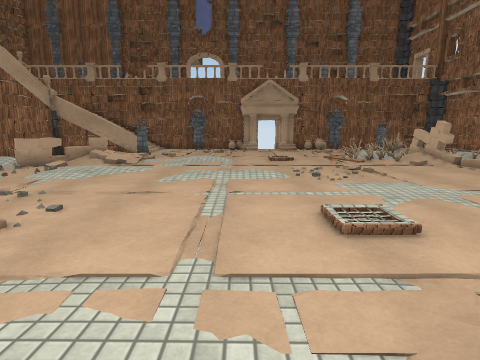
View 1 (above)

19 first-person views from a walk through a 3-D level made in the Unity game engine. The camera is 1.4 m above the floor, tilts 10° down and sees 80° across. Doors are open. The floor is counted in squares, 1 m on a side. Each view is taken from the middle of a square. On the plan, view 1 faces up. The plan holds only what a view shows up to about 14 squares ahead; the rest is blank. The place goes on beyond the plan. Some surface patterns are stand-ins.

View 2
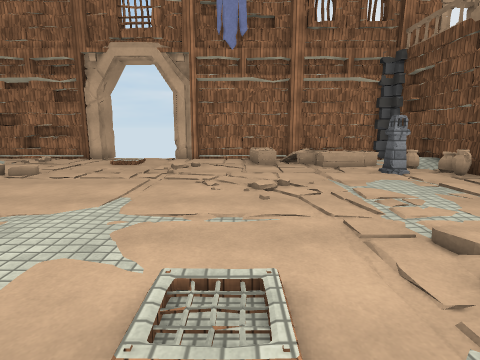

View 3
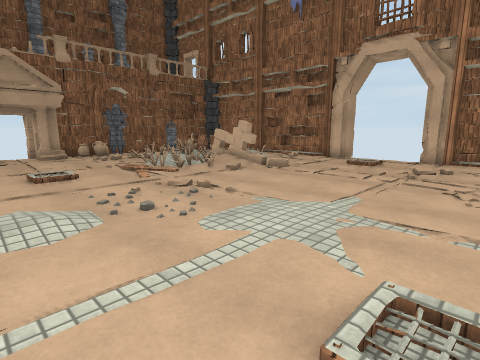

View 4
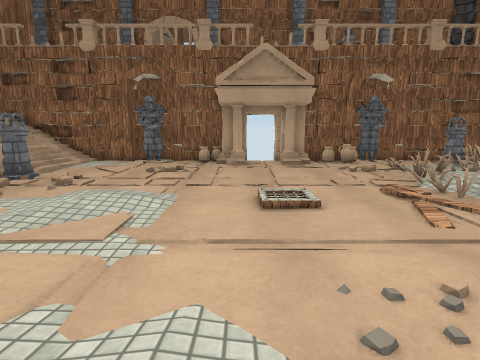

View 5
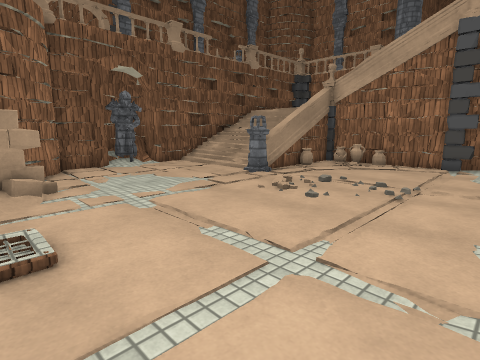

View 6
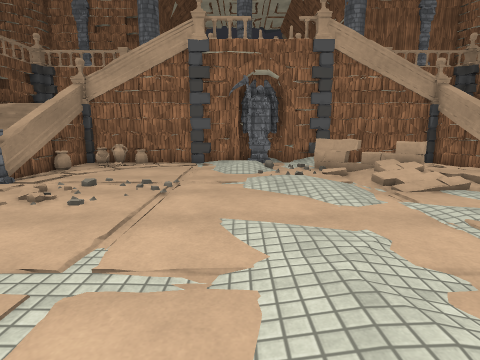

View 7
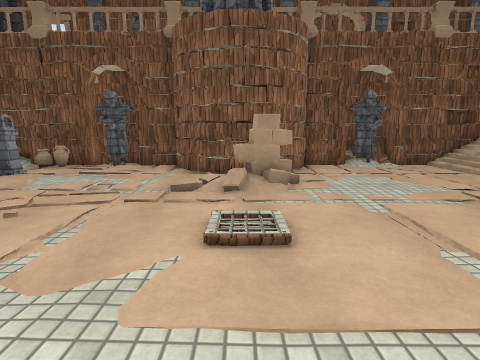

View 8
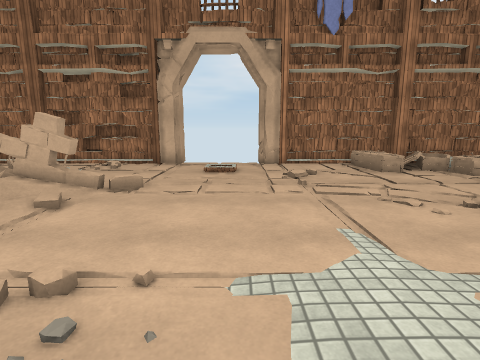

View 9
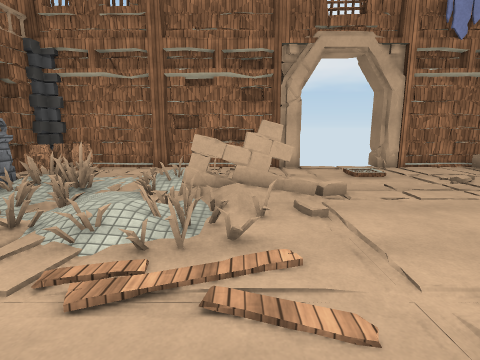

View 10
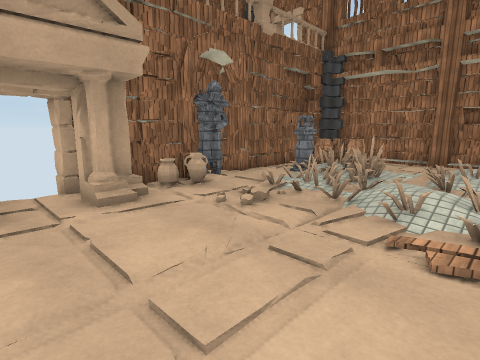

View 11
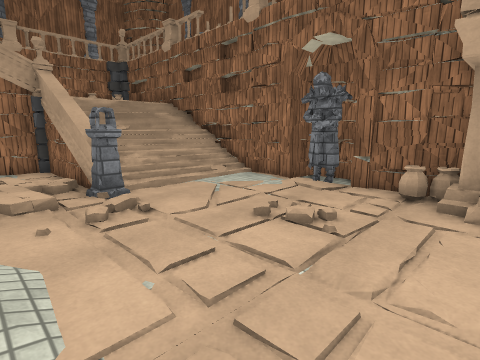

View 12
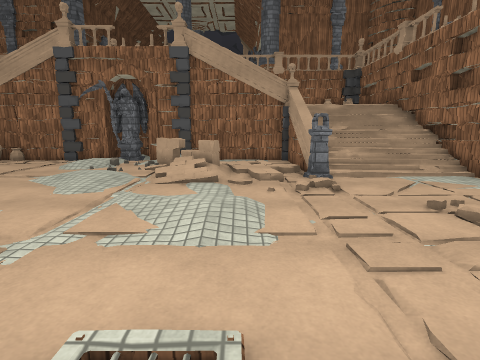

View 13
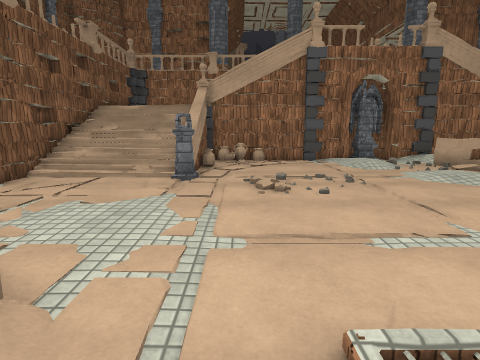

View 14
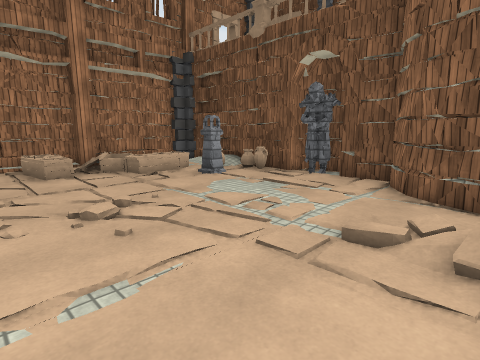

View 15
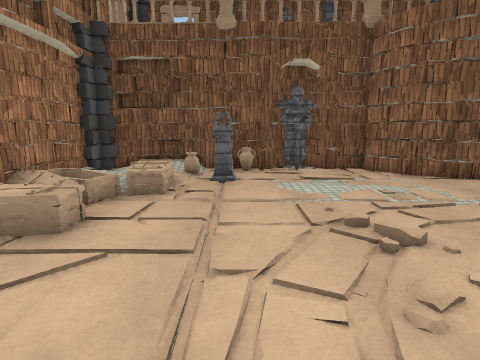

View 16
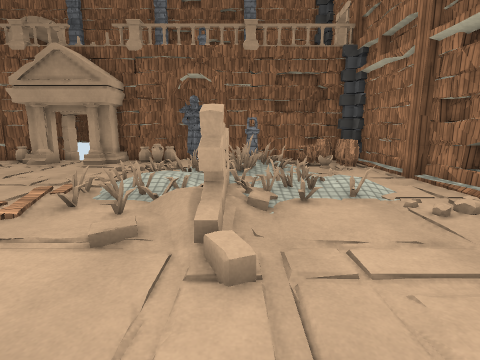

View 17
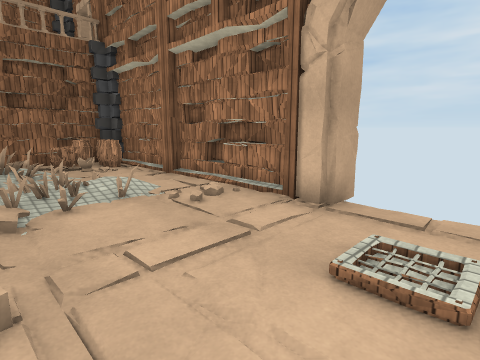

View 18
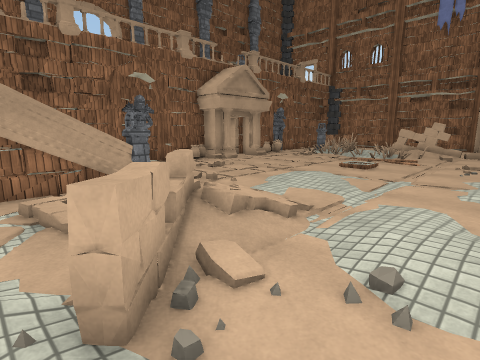

View 19
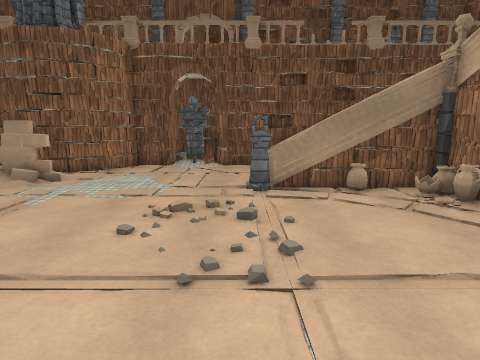

### Floor plan
Key: @ floor where view 1 was taken; # wall or solid block; . main floor; : floor 0.25 m higher than the main floor; + floor 0.75 m higher than the main floor; * floor 1.25 m higher than the main floor; / step, stairs or slope; D open door; = window, fence, low wall or low ledge; ^ raised ledge; C coffin; P pillar; A vase; S statue; B barrel; O other object.
Columns run from 11 left of view 1 to 15 right of it. Each row starts with its distance up from view 1.
 22    ##  ###  ### ####
 21   ######S#OA#D###OS#######
 20   #=+:....A.O.O.AA.... BB#
 19   #*+:............/.P O.B#
 18   ##+:...........O..//...#
 17   ###P..............O....#
 16  ###^P///.......//////./.#
 15  #.: :/........./////O//.#
 14  #.:  ...://./../O//O///.#
 13  #.. O/..://./..../ O..//#
 12  #.OO /...........//O....##
 11  #/O/............./......##
 10 ##////:......../..........D
  9 SS//./.......//...........
  8 ##/:......................D
  7 #........................#D
  6 ##.......................#
  5  #.......................#
  4  A.......................#
  3  A.....................C #
  2  A#A#P......./........./.#
  1  ####PP.....OO:.......///#
  0   ##=:.....@O/........O/O#
 -1   #*=:......./......P.C/.#
 -2   ##=:.....#####......A./#
 -3   ####./S.##   #..S#AA///#
 -4     ####S##    ###S#######
 -5        ###       ###

Where each view was taken, in squares from view 1:
view 1: 0 up, 0 right, facing up
view 2: 4 up, 0 right, facing right
view 3: 4 up, 0 right, facing up-right
view 4: 8 up, 1 right, facing up
view 5: 8 up, 2 right, facing down-left
view 6: 8 up, 2 right, facing left
view 7: 8 up, 2 right, facing down
view 8: 8 up, 2 right, facing right
view 9: 13 up, 2 right, facing right
view 10: 14 up, 1 right, facing up-right
view 11: 14 up, 1 right, facing up-left
view 12: 14 up, 3 right, facing left
view 13: 3 up, 3 right, facing left
view 14: 5 up, 2 right, facing down-right
view 15: 7 up, 9 right, facing down
view 16: 8 up, 9 right, facing up
view 17: 8 up, 9 right, facing up-right
view 18: 9 up, 9 left, facing up-right
view 19: 9 up, 5 left, facing down
